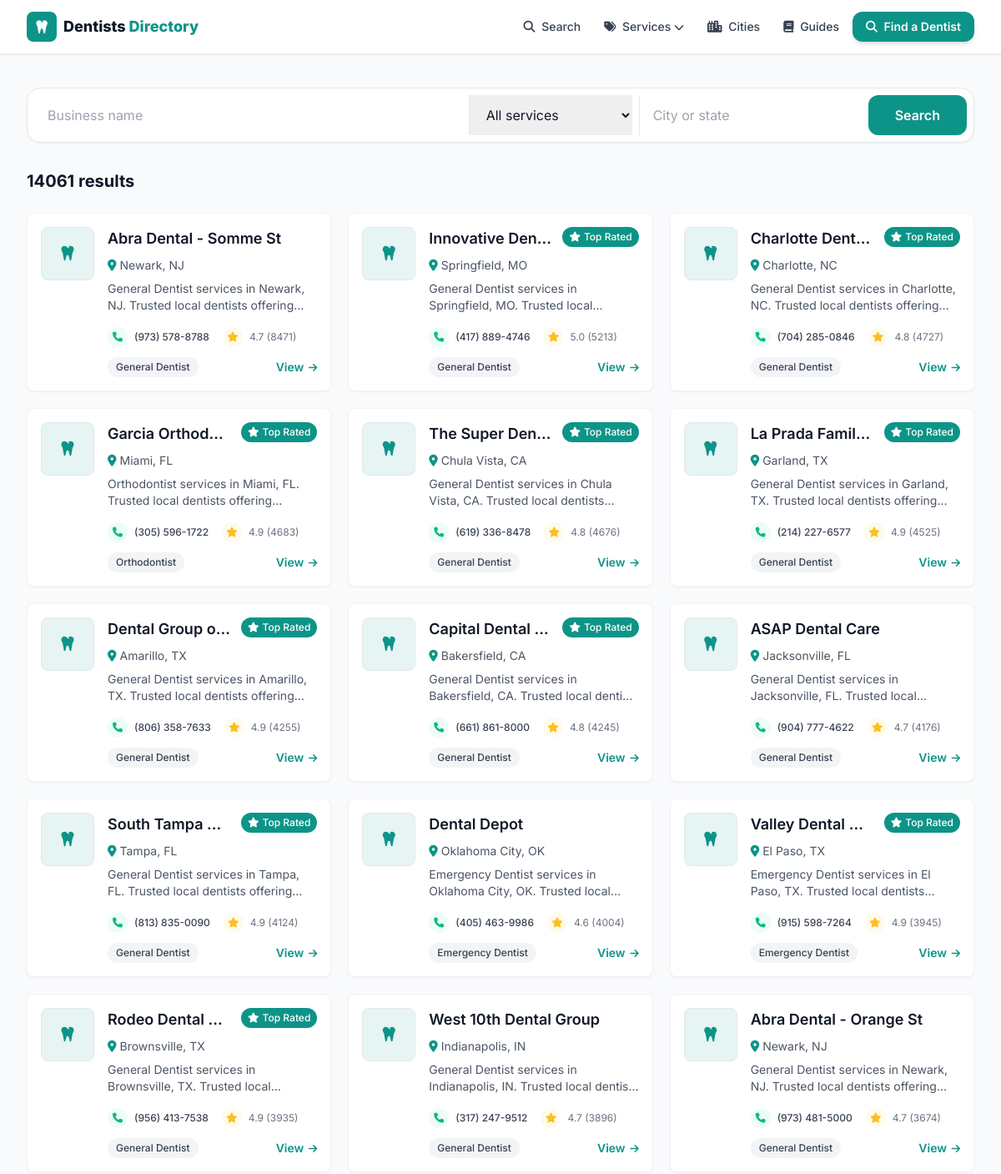
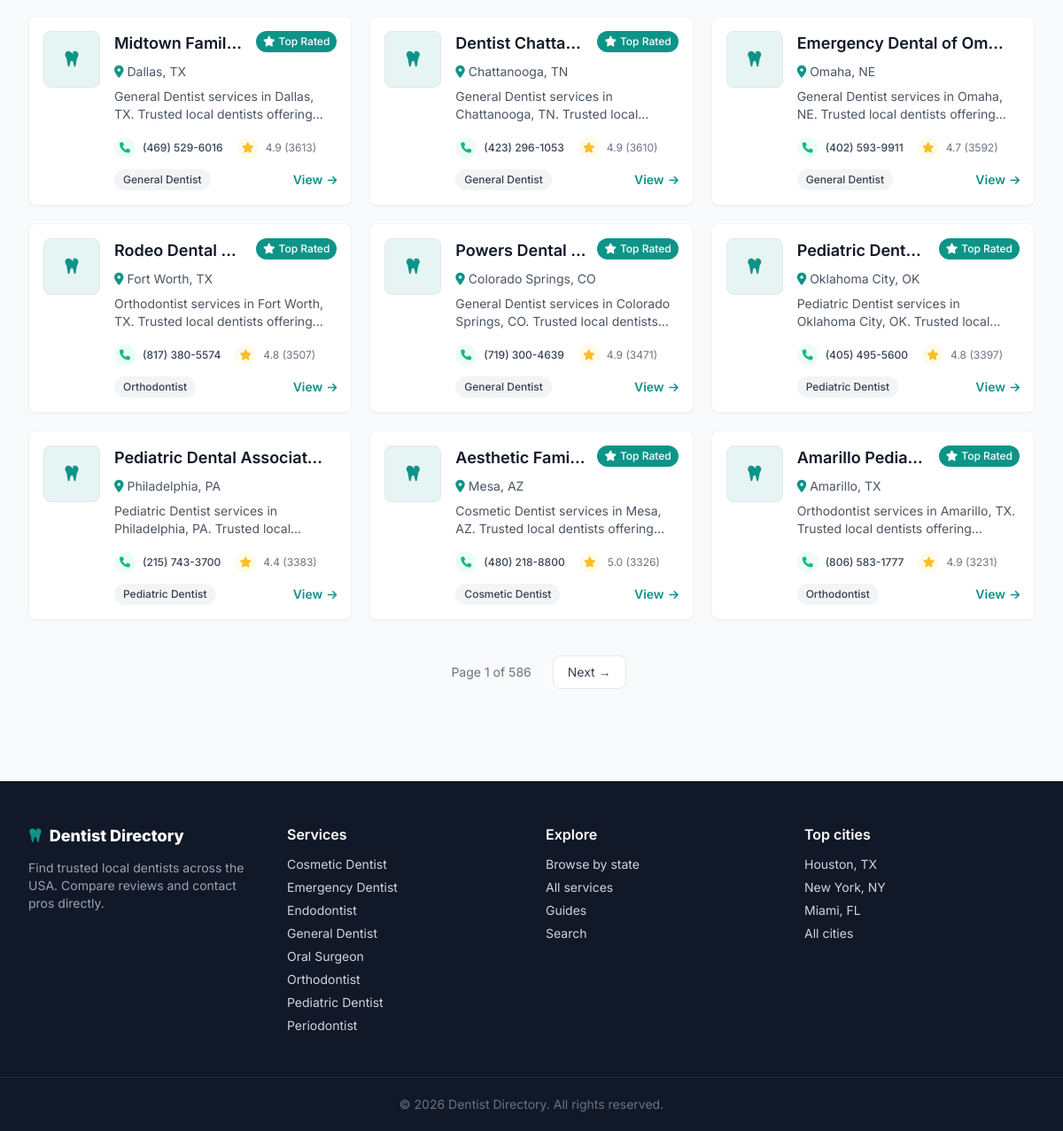
Screenshot of /search with the database file from the repository (2 pictures, top to bottom).
### tables this page shows
CREATE TABLE listings (
    id          INTEGER PRIMARY KEY AUTOINCREMENT,
    name        TEXT NOT NULL,
    slug        TEXT UNIQUE NOT NULL,
    category    TEXT,
    city        TEXT,
    state       TEXT,
    address     TEXT,
    phone       TEXT,
    website     TEXT,
    lat         REAL,
    lng         REAL,
    rating      REAL,
    reviews     INTEGER,
    hours       TEXT,           -- JSON blob
    maps_url    TEXT,
    cid         TEXT,           -- google place CID, used for dedup
    scraped_at  TEXT DEFAULT (datetime('now'))
);

### web/app.py (the view)
@app.route("/search")
def search():
    from urllib.parse import urlencode
    q = (request.args.get("q") or "").strip()
    cat = (request.args.get("category") or "").strip()
    loc = (request.args.get("city") or "").strip()
    where = "WHERE 1=1"
    args = []
    if q:
        where += " AND (name LIKE ? OR city LIKE ?)"
        args += [f"%{q}%", f"%{q}%"]
    if cat:
        where += " AND category = ?"
        args.append(cat)
    if loc:
        where += " AND (city LIKE ? OR state LIKE ?)"
        args += [f"%{loc}%", f"%{loc}%"]
    d = get_db()
    total = d.execute(f"SELECT COUNT(*) FROM listings {where}", args).fetchone()[0]
    page = _page()
    rows = d.execute(
        f"SELECT * FROM listings {where} ORDER BY reviews DESC LIMIT ? OFFSET ?",
        args + [PER_PAGE, (page - 1) * PER_PAGE]).fetchall()
    qs = urlencode({k: v for k, v in
                    (("q", q), ("category", cat), ("city", loc)) if v})
    base_url = "/search?" + qs if qs else "/search"
    return render_template("search.html", rows=rows, q=q, cat=cat, loc=loc,
                           total=total, pg=_pageinfo(page, total),
                           base_url=base_url)

### scraper/db.py (called while the page is built)
def slugify(value: str) -> str:
    value = unicodedata.normalize("NFKD", value).encode("ascii", "ignore").decode()
    value = re.sub(r"[^\w\s-]", "", value).strip().lower()
    return re.sub(r"[-\s]+", "-", value)

### web/app.py (called while the page is built)
def get_db():
    if "db" not in g:
        uri = f"file:{dbmod.DB_PATH.as_posix()}?mode=ro&immutable=1"
        g.db = sqlite3.connect(uri, uri=True)
        g.db.row_factory = sqlite3.Row
    return g.db

def slugify(s):
    return dbmod.slugify(s or "")

@app.context_processor
def inject_globals():
    cats = [r["category"] for r in get_db().execute(
        "SELECT DISTINCT category FROM listings WHERE category IS NOT NULL "
        "ORDER BY category")]
    return {
        "SITE_NAME": app.config["SITE_NAME"],
        "ALL_CATEGORIES": cats,
        "CATEGORY_ICONS": CATEGORY_ICONS,
        "ADSENSE_CLIENT": app.config["ADSENSE_CLIENT"],
        "GA_ID": app.config["GA_ID"],
        "DOMAIN": app.config["DOMAIN"],
        "GSC_VERIFICATION": app.config["GSC_VERIFICATION"],
        "STATE_NAMES": STATE_NAMES,
        "cat_slug": slugify,
    }

def _page():
    try:
        return max(1, int(request.args.get("page", 1)))
    except ValueError:
        return 1

def _pageinfo(page, total):
    pages = max(1, (total + PER_PAGE - 1) // PER_PAGE)
    return {"page": page, "pages": pages,
            "has_prev": page > 1, "has_next": page < pages}

### web/templates/search.html (shortened to what this page needs)
{% extends "base.html" %}
{% from "_macros.html" import card, pager %}
{% block content %}
<div class="max-w-7xl mx-auto px-4 sm:px-6 lg:px-8 py-10">
  <form action="/search" method="get" class="bg-white rounded-2xl shadow-sm border p-2 flex flex-col sm:flex-row gap-2 mb-8">
    <input name="q" value="{{ q }}" placeholder="Business name" class="flex-1 px-4 py-3 outline-none">
    <select name="category" class="px-4 py-3 outline-none border-t sm:border-t-0 sm:border-l">
      <option value="">All services</option>
    </select>
    <input name="city" value="{{ loc }}" placeholder="City or state" class="px-4 py-3 outline-none border-t sm:border-t-0 sm:border-l">
    <button class="bg-primary hover:bg-primaryDark text-white font-semibold px-8 py-3 rounded-xl">Search</button>
  </form>
  <h1 class="text-xl font-bold mb-6">{{ total }} result{{ '' if total==1 else 's' }}</h1>
  {% if rows %}
  <div class="grid sm:grid-cols-2 lg:grid-cols-3 gap-5">{% for l in rows %}{{ card(l) }}{% endfor %}</div>
  {{ pager(pg, base_url) }}
  {% else %}
  <div class="text-center py-20 text-gray-500"><i class="fas fa-magnifying-glass text-4xl mb-4 text-gray-300"></i><p>No matches. Try a broader search.</p></div>
  {% endif %}
</div>
{% endblock %}

### web/templates/_macros.html (shortened to what this page needs)
{% macro pager(pg, base_url) %}
{% set sep = '&' if '?' in base_url else '?' %}
{% if pg.pages > 1 %}
<nav class="flex items-center justify-center gap-2 mt-10" aria-label="Pagination">
  <span class="px-4 py-2 text-sm text-gray-500">Page {{ pg.page }} of {{ pg.pages }}</span>
  {% if pg.has_next %}<a href="{{ base_url }}{{ sep }}page={{ pg.page+1 }}" class="px-4 py-2 rounded-lg border bg-white text-gray-700 hover:border-primary hover:text-primary text-sm">Next &rarr;</a>{% endif %}
</nav>
{% endif %}
{% endmacro %}
{% macro card(l) %}
<div class="bg-white rounded-lg shadow-sm hover:shadow-md transition-all duration-200 overflow-hidden border border-gray-100">
  <div class="p-4">
    <div class="flex items-start space-x-4">
      <div class="flex-shrink-0">
      </div>
      <div class="flex-1 min-w-0">
        <div class="flex items-start mb-2">
          <h3 class="text-lg font-heading font-semibold text-gray-900 flex-1 min-w-0 mr-3">
            <a href="/listing/{{ l.slug }}" class="hover:text-primary block truncate">{{ l.name }}</a>
          </h3>
          {% if l.rating and l.rating >= 4.8 %}
          <span class="bg-primary text-white px-2 py-1 rounded-full text-xs font-medium flex-shrink-0">
            <i class="fas fa-star mr-1"></i><span class="hidden sm:inline">Top Rated</span></span>
          {% endif %}
        </div>
        <p class="text-sm text-gray-600 flex items-center mb-2">
          <i class="fas fa-map-marker-alt mr-1 text-primary"></i>
          <a href="/{{ l.state|lower }}/{{ l.city|slugify }}" class="hover:text-primary hover:underline">{{ l.city }}, {{ l.state }}</a>
        </p>
        <p class="text-gray-600 text-sm mb-4 line-clamp-2">
          {{ l.category or 'Dentists' }} services in {{ l.city }}, {{ l.state }}. Trusted local dentists offering inspections, treatment and prevention. Call for service and fast response.
        </p>
        <div class="flex items-center justify-between text-xs mb-3">
          <div class="flex items-center space-x-4">
            {% if l.phone %}
            <a href="tel:{{ l.phone|trim }}" class="flex items-center group transition-all duration-200 hover:text-emerald-600">
              <div class="w-6 h-6 rounded-full bg-emerald-50 flex items-center justify-center mr-2 group-hover:bg-emerald-100">
                <i class="fas fa-phone text-xs text-emerald-500"></i></div>
              <span class="hidden sm:inline text-gray-700 group-hover:text-emerald-600 font-medium">{{ l.phone|trim }}</span>
            </a>
            {% endif %}
            {% if l.reviews %}
            <div class="flex items-center text-gray-500">
              <div class="w-6 h-6 rounded-full bg-amber-50 flex items-center justify-center mr-2"><i class="fas fa-star text-xs text-amber-400"></i></div>
              <span>{{ "%.1f"|format(l.rating) }} ({{ l.reviews }})</span>
            </div>
            {% endif %}
          </div>
        </div>
        <div class="flex items-center justify-between">
          {% if l.category %}<span class="bg-gray-100 text-gray-700 px-2.5 py-1 rounded-full text-xs font-medium">{{ l.category }}</span>{% else %}<span></span>{% endif %}
          <a href="/listing/{{ l.slug }}" class="text-primary font-semibold text-sm hover:underline">View <i class="fas fa-arrow-right text-xs ml-0.5"></i></a>
        </div>
      </div>
    </div>
  </div>
</div>
{% endmacro %}

### web/templates/base.html (style rules this page uses)
body { font-family:'Inter',sans-serif }

### rows the page displays
listings: name "Charlotte Dent…", shows "Top Rated", city "Charlotte", state "NC", category "General Dentist", phone "(704) 285-0846", rating "4.8", reviews "4727"
listings: name "La Prada Famil…", shows "Top Rated", city "Garland", state "TX", category "General Dentist", phone "(214) 227-6577", rating "4.9", reviews "4525", name "Dental Group o…", city "Amarillo", phone "(806) 358-7633", reviews "4255", name "Rodeo Dental…", city "Brownsville", phone "(956) 413-7538", reviews "3935", name "Midtown Famil…", city "Dallas", phone "(469) 529-6016", reviews "3613"
listings: name "ASAP Dental Care", city "Jacksonville", state "FL", category "General Dentist", phone "(904) 777-4622", rating "4.7", reviews "4176"
listings: name "Dental Depot", city "Oklahoma City", state "OK", category "Emergency Dentist", phone "(405) 463-9986", rating "4.6", reviews "4004"
listings: name "Valley Dental…", shows "Top Rated", city "El Paso", state "TX", category "Emergency Dentist", phone "(915) 598-7264", rating "4.9", reviews "3945"
listings: name "West 10th Dental Group", city "Indianapolis", state "IN", category "General Dentist", phone "(317) 247-9512", rating "4.7", reviews "3896"
listings: name "Rodeo Dental…", shows "Top Rated", city "Fort Worth", state "TX", category "Orthodontist", phone "(817) 380-5574", rating "4.8", reviews "3507"
listings: name "Powers Dental…", shows "Top Rated", city "Colorado Springs", state "CO", category "General Dentist", phone "(719) 300-4639", rating "4.9", reviews "3471"
listings: name "Pediatric Dent…", shows "Top Rated", city "Oklahoma City", state "OK", category "Pediatric Dentist", phone "(405) 495-5600", rating "4.8", reviews "3397"
listings: name "Pediatric Dental Associat…", city "Philadelphia", state "PA", category "Pediatric Dentist", phone "(215) 743-3700", rating "4.4", reviews "3383"
listings: name "Aesthetic Fami…", shows "Top Rated", city "Mesa", state "AZ", category "Cosmetic Dentist", phone "(480) 218-8800", rating "5.0", reviews "3326"

### other values shown
{{ total }} "14061"
{{ '' if total==1 else 's' }} "s"
{{ l.name }} "Abra Dental - Somme St" "Innovative Den…" "Garcia Orthod…" "The Super Den…" "Capital Dental…" "South Tampa…" "Abra Dental - Orange St" "Dentist Chatta…" "Emergency Dental of Om…" "Amarillo Pedia…"
{{ l.city }} "Newark" "Springfield" "Miami" "Chula Vista" "Bakersfield" "Tampa" "Newark" "Chattanooga" "Omaha" "Amarillo"
{{ l.state }} "NJ" "MO" "FL" "CA" "CA" "FL" "NJ" "TN" "NE" "TX"
{{ l.category or 'Dentists' }} "General Dentist" "General Dentist" "Orthodontist" "General Dentist" "General Dentist" "General Dentist" "General Dentist" "General Dentist" "General Dentist" "Orthodontist"
{{ l.phone|trim }} "(973) 578-8788" "(417) 889-4746" "(305) 596-1722" "(619) 336-8478" "(661) 861-8000" "(813) 835-0090" "(973) 481-5000" "(423) 296-1053" "(402) 593-9911" "(806) 583-1777"
{{ "%.1f"|format(l.rating) }} "4.7" "5.0" "4.9" "4.8" "4.8" "4.9" "4.7" "4.9" "4.7" "4.9"
{{ l.reviews }} "8471" "5213" "4683" "4676" "4245" "4124" "3674" "3610" "3592" "3231"
{{ l.category }} "General Dentist" "General Dentist" "Orthodontist" "General Dentist" "General Dentist" "General Dentist" "General Dentist" "General Dentist" "General Dentist" "Orthodontist"
{{ pg.page }} "1"
{{ pg.pages }} "586"
{{ c }} "Cosmetic Dentist" "Emergency Dentist" "Endodontist" "General Dentist" "Oral Surgeon" "Orthodontist" "Pediatric Dentist" "Periodontist"
{{ 2026 }} "2026"
